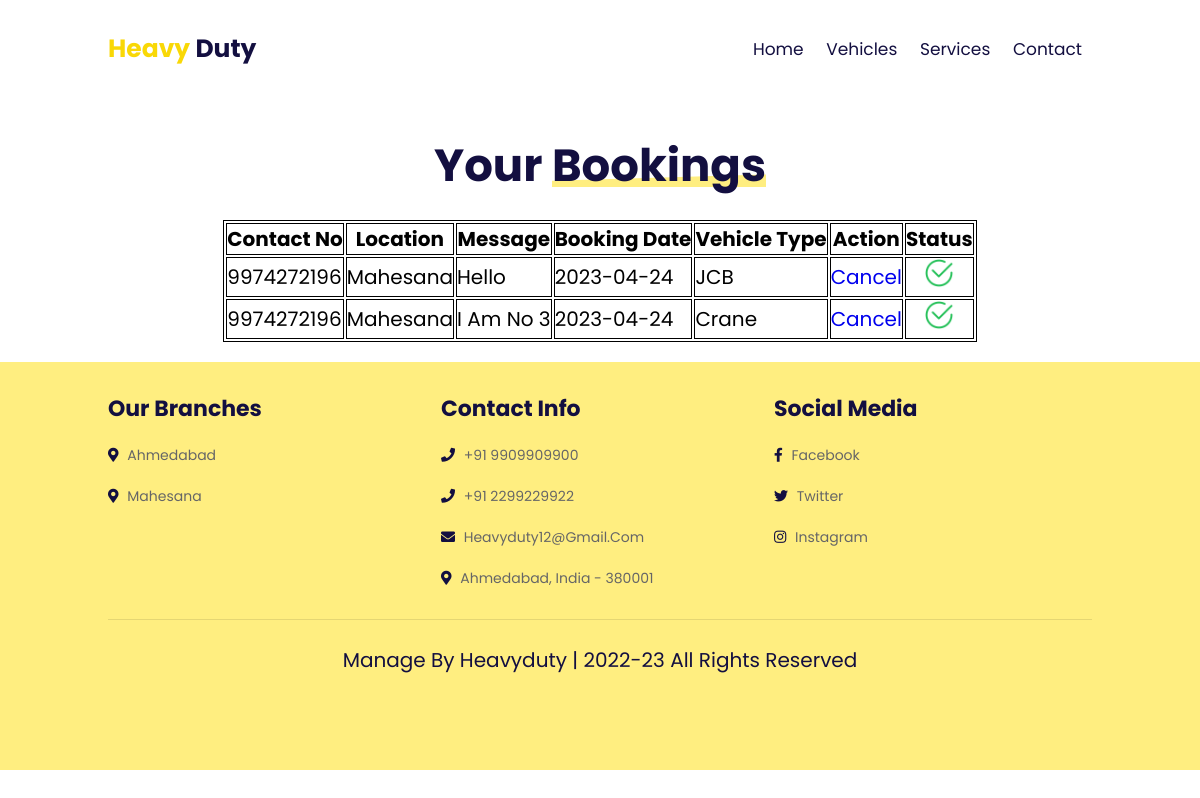
Screenshot of /bookingpage (signed in) with the database file from the repository.
### myapp/models.py (models this page shows, shortened)
class bookings(models.Model):
    userid = models.ForeignKey(registertable, on_delete=models.CASCADE, null=True)
    contactno = models.BigIntegerField()
    location = models.CharField(max_length=50)
    Message = models.CharField(max_length=50)
    date = models.DateTimeField(auto_now_add=True)
    bdate = models.CharField(max_length=20, null=True)
    vid = models.ForeignKey(vehicleinfo, on_delete=models.CASCADE, null=True)

class vehicleinfo(models.Model):
    userid = models.ForeignKey(registertable, on_delete=models.CASCADE, null=True)
    vtype = models.CharField(max_length=30)
    vmodel = models.IntegerField()
    vnumberplate = models.CharField(max_length=20)
    rateperhour = models.IntegerField()
    location = models.CharField(max_length=50)
    image = models.ImageField(upload_to="photos")
    def vphotos(self):
        return mark_safe('<img src="{}" width="100"/>'.format(self.image.url))
    vphotos.allow_tags = True

### myapp/views.py (the view)
# urls.py: path('bookingpage', views.bookingpage, name="bookingpage"),
def bookingpage(request):
    uid = request.session['logid']
    try:
        checkuser = registertable.objects.get(id=uid)
    except:
        checkuser = None
    print(checkuser.role)
    if checkuser.role == "Vehicle Owner":
        data = bookings.objects.filter(userid=uid)
        user = registertable.objects.get(id=uid)
        try:
            myvehdet = vehicleinfo.objects.filter(userid=user)
        except vehicleinfo.DoesNotExist:
            myvehdet = None
        mybookings = bookings.objects.filter(vid__in=myvehdet)
        context = {
            'data': data,
            'mybookings': mybookings,
        }
        return render(request, "booking.html", context)
    else:
        mybookings = bookings.objects.filter(userid=uid)
        context = {
            'mybookings': mybookings
        }
    return render(request, "booking.html",context)

### myapp/templates/booking.html (shortened to what this page needs)
<!DOCTYPE html>
{% load static %}
<html lang="en">
<head>
    <link rel="stylesheet" href="https://unpkg.com/swiper@7/swiper-bundle.min.css" />
    <link rel="stylesheet" href="https://cdnjs.cloudflare.com/ajax/libs/font-awesome/5.15.4/css/all.min.css">
    <link rel="stylesheet" href="{% static 'css/style.css' %}">
</head>
<body>
    <header class="header">
        <a href="{% url 'index.html' %}" class="logo"> <span>Heavy </span>duty </a>
        <nav class="navbar">
            <a href="{% url 'index.html' %}">home</a>
            <a href="{% url 'vehicles.html' %}">vehicles</a>
            <a href="{% url 'services.html' %}">services</a>
            <a href="{% url 'contact.html' %}">contact</a>
        </nav>
    </header>
    <section class="services" id="services">
        <br><br><br><br><br><br><br>
        <h1 class="heading"> Your <span>Bookings</span> </h1>
        <div class="">
    <center>
            <div class="box">
                <table border="1" style="font-size:20px;border: 1px solid">
                    <tr>
                        <th  style="border: 1px solid">Contact No</th>
                        <th  style="border: 1px solid">Location</th>
                        <th  style="border: 1px solid">Message</th>
                        <th  style="border: 1px solid">Booking date</th>
                        <th  style="border: 1px solid">Vehicle type</th>
                        <th  style="border: 1px solid">Action</th>
                        <th  style="border: 1px solid">Status</th>
                    </tr>
                    {% for i in mybookings %}
                    <tr style="border: 1px solid">
                        <td  style="border: 1px solid">{{ i.contactno }}</td>
                        <td  style="border: 1px solid">{{ i.location }}</td>
                        <td  style="border: 1px solid">{{ i.Message }}</td>
                        <td style="border: 1px solid">{{ i.bdate }}</td>
                        <td style="border: 1px solid">{{ i.vid.vtype }}</td>
                        <td style="border: 1px solid"><a href="/cancelbook/{{ i.id }}">cancel</a></td>
                        <td style="text-align:center;border: 1px solid"><img src="{% static 'image/check.png' %}" height="30px" alt=""></td>
                    </tr>
                    {% endfor %}
                </table>
        </div>
</center>
            </div>
    </section>
    <section class="footer" id="footer">
        <div class="box-container">
            <div class="box">
                <h3>our branches</h3>
                <a href="#"> <i class="fas fa-map-marker-alt"></i> Ahmedabad </a>
                <a href="#"> <i class="fas fa-map-marker-alt"></i> Mahesana </a>
            </div>
            <div class="box">
                <h3>contact info</h3>
                <a href="#"> <i class="fas fa-phone"></i> +91 9909909900 </a>
                <a href="#"> <i class="fas fa-phone"></i> +91 2299229922 </a>
                <a href="#"> <i class="fas fa-envelope"></i> heavyduty12@gmail.com </a>
                <a href="#"> <i class="fas fa-map-marker-alt"></i> Ahmedabad, india - 380001 </a>
            </div>
            <div class="box">
                <h3>Social Media </h3>
                <a href="#"> <i class="fab fa-facebook-f"></i> facebook </a>
                <a href="#"> <i class="fab fa-twitter"></i> twitter </a>
                <a href="#"> <i class="fab fa-instagram"></i> instagram </a>
            </div>
        </div>
        <div class="credit"> manage by heavyduty | 2022-23 all rights reserved </div>
    </section>
</body>
</html>

### myapp/static/css/style.css (style rules this page uses)
:root { --yellow:#f9d806; --light-yellow:#ffee80; --black:#130f40; --light-color:#666; --box-shadow:0 .5rem 1rem rgba(0,0,0,.1); --border:.1rem solid rgba(0,0,0,.1); }
* { font-family: 'Poppins', sans-serif; margin:0; padding:0; box-sizing: border-box; outline: none; border:none; text-decoration: none; text-transform: capitalize; transition: .2s linear; }
html { font-size: 62.5%; overflow-x: hidden; scroll-padding-top: 7rem; scroll-behavior: smooth; }
section { padding:2rem 9%; }
.heading { padding-bottom: 2rem; text-align: center; font-size: 4.5rem; color:var(--black); }
.heading span { position: relative; z-index: 0; }
.heading span::before { content: ''; position: absolute; bottom:1rem; left:0; height: 100%; width: 100%; background: var(--light-yellow); z-index: -1; clip-path: polygon(0 90%, 100% 80%, 100% 100%, 0% 100%); }
.header { display: flex; align-items: center; justify-content: space-between; position: fixed; top:0; left:0; right:0; padding:3rem 9%; z-index: 1000; background: #fff; }
.header .logo { font-size: 2.5rem; color:var(--black); font-weight: bold; }
.header .logo span { color:var(--yellow); }
.header .navbar a { margin:0 1rem; font-size: 1.7rem; color:var(--black); }
.footer { background: var(--light-yellow); padding-bottom: 8rem; }
.footer .box-container { display: grid; grid-template-columns: repeat(auto-fit, minmax(25rem, 1fr)); gap:1.5rem; }
.footer .box-container .box h3 { font-size: 2.2rem; padding:1rem 0; color:var(--black); }
.footer .box-container .box a { display: block; font-size: 1.4rem; padding:1rem 0; color:var(--light-color); }
.footer .box-container .box a i { padding-right: .5rem; color:var(--black); }
.footer .credit { text-align: center; padding:1.5rem; padding-top: 2.5rem; margin-top: 2rem; border-top: var(--border); font-size: 2rem; color:var(--black); }

### rows the page displays
bookings: contactno "9974272196", location "Mahesana", Message "Hello", bdate "2023-04-24", vid.vtype "JCB"
bookings: contactno "9974272196", location "Mahesana", Message "I Am No 3", bdate "2023-04-24", vid.vtype "Crane"
